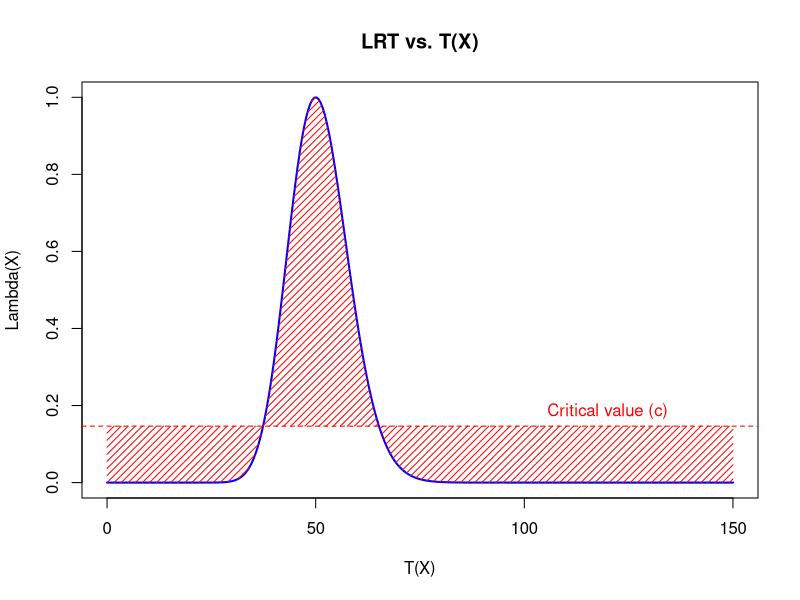
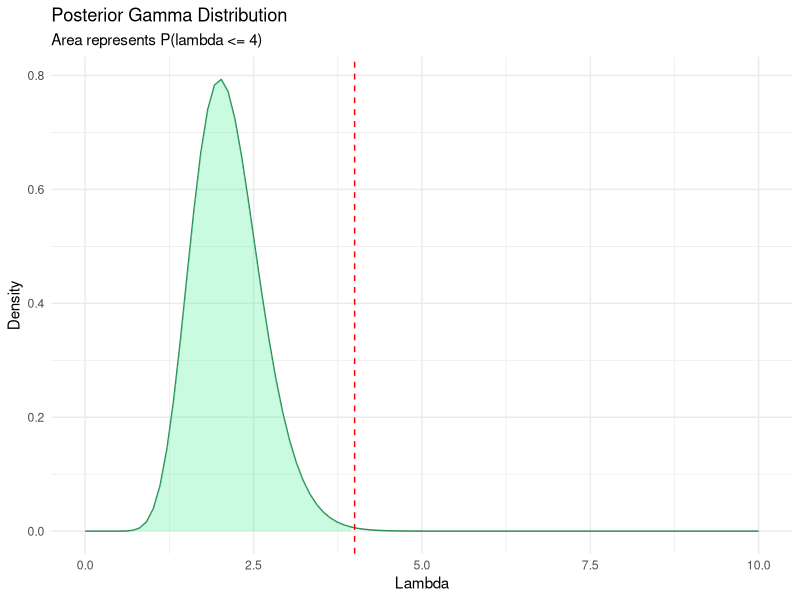

Recreate these plots in R, in order.
## ---- chunk 1
#| echo: false
# Define parameters
n <- 50
theta_0 <- 1
alpha <- 0.05

# Calculate the critical value from the chi-square distribution
chi_square_critical_value <- qchisq(1 - alpha, df = 1)
c <- exp(-0.5 * chi_square_critical_value)

# Create a sequence of T(X) values
t_values <- seq(0, 3 * n * theta_0, length.out = 300)

# Calculate lambda values based on T(X)
lambda_values <- (t_values / (n * theta_0))^n * exp(- (t_values / theta_0 - n))

# Plot Lambda(X) versus T(X)
plot(t_values, lambda_values, type = 'l', col = 'blue', lwd = 2,
     xlab = 'T(X)', ylab = 'Lambda(X)',
     main = 'LRT vs. T(X)')

# Add the critical value line
abline(h = c, col = 'red', lty = 2)
text(x = 120, y = c, labels = 'Critical value (c)', pos = 3, col = 'red')

# Shade the rejection region
polygon(c(t_values, rev(t_values)), c(rep(c, length(t_values)), rev(lambda_values)), col = 'red', border = NA, density = 20)
## ---- chunk 2
#| echo: false
# Load necessary library
library(ggplot2)

# Define parameters and data
alpha <- 2      # Example value for alpha
beta <- 3       # Example value for beta
data <- c(1, 2, 3, 4, 5)  # Example data vector
lambda_0 <- 4   # The lambda value you are testing against

# Calculate sum of data
sum_xi <- sum(data)

# Compute the parameters for the posterior Gamma distribution
post_alpha <- alpha + sum_xi
post_beta <- beta + length(data)  # length(data) gives the count of observations n

# Define a sequence of lambda values for plotting
lambda_values <- seq(0, 10, length.out = 100)

# Compute the density of the Gamma distribution at these lambda values
gamma_densities <- dgamma(lambda_values, shape=post_alpha, rate=post_beta)

# Create the plot
plot_df <- data.frame(lambda_values, gamma_densities)
ggplot(plot_df, aes(x=lambda_values, y=gamma_densities)) +
  geom_line(color="seagreen4") +
  geom_area(aes(ifelse(lambda_values <= lambda_0, lambda_values, NA)), fill="seagreen2", alpha=0.3) +
  geom_vline(xintercept=lambda_0, linetype="dashed", color="red") +
  labs(title = "Posterior Gamma Distribution",
       subtitle = paste("Area represents P(lambda <= ", lambda_0, ")", sep=""),
       x = "Lambda",
       y = "Density") +
  theme_minimal()

## ---- chunk 3
#| echo: false
alpha_prime <- 1.5
beta_prime <- 30
theta_0 <- 2

posterior_prob <- 1 - (alpha_prime / theta_0)^beta_prime
print(posterior_prob)
